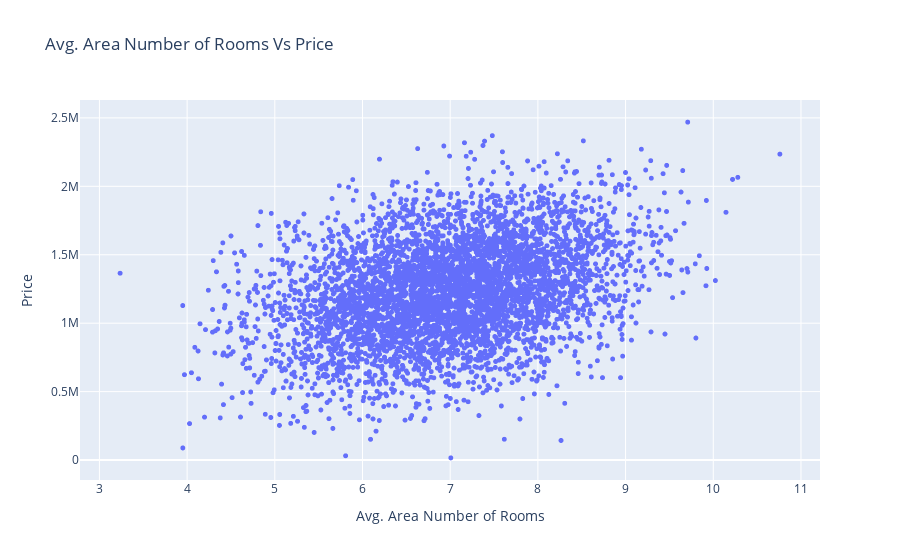

Notebook cell for this chart:
### Code cell
fig = px.scatter(dataset_df, x='Avg. Area Number of Rooms', y='Price', title='Avg. Area Number of Rooms Vs Price')
fig.update_traces(marker_size=5)
fig.show()

### Figure 1 — Plotly figure (JSON) as saved in the notebook; plotly's stock layout.template omitted (floating-point values rounded to 4 significant figures; data arrays with more than 128 entries replaced by an {"elided": "..."} marker saying what was removed)
{"data": [{"hovertemplate": "Avg. Area Number of Rooms=%{x}<br>Price=%{y}<extra></extra>", "legendgroup": "", "marker": {"color": "#636efa", "size": 5, "symbol": "circle"}, "mode": "markers", "name": "", "showlegend": false, "type": "scattergl", "x": {"elided": "5000 float values"}, "xaxis": "x", "y": {"elided": "5000 float values"}, "yaxis": "y"}], "layout": {"legend": {"tracegroupgap": 0}, "title": {"text": "Avg. Area Number of Rooms Vs Price"}, "xaxis": {"anchor": "y", "domain": [0, 1], "title": {"text": "Avg. Area Number of Rooms"}}, "yaxis": {"anchor": "x", "domain": [0, 1], "title": {"text": "Price"}}}}
